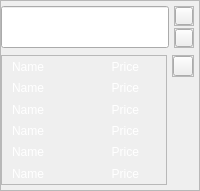
         <widget class="QFrame" name="box_7">
          <property name="frameShape">
           <enum>QFrame::StyledPanel</enum>
          </property>
          <property name="frameShadow">
           <enum>QFrame::Raised</enum>
          </property>
          <layout class="QVBoxLayout" name="verticalLayout_38" stretch="1,6">
           <property name="spacing">
            <number>7</number>
           </property>
           <property name="leftMargin">
            <number>0</number>
           </property>
           <property name="topMargin">
            <number>0</number>
           </property>
           <property name="rightMargin">
            <number>0</number>
           </property>
           <property name="bottomMargin">
            <number>0</number>
           </property>
           <item>
            <layout class="QHBoxLayout" name="horizontalLayout_38" stretch="11,1">
             <property name="spacing">
              <number>5</number>
             </property>
             <property name="topMargin">
              <number>5</number>
             </property>
             <item>
              <widget class="QLineEdit" name="input_7">
               <property name="sizePolicy">
                <sizepolicy hsizetype="Preferred" vsizetype="Preferred">
                 <horstretch>0</horstretch>
                 <verstretch>0</verstretch>
                </sizepolicy>
               </property>
               <property name="minimumSize">
                <size>
                 <width>0</width>
                 <height>0</height>
                </size>
               </property>
               <property name="maximumSize">
                <size>
                 <width>16777215</width>
                 <height>123123</height>
                </size>
               </property>
               <property name="contextMenuPolicy">
                <enum>Qt::DefaultContextMenu</enum>
               </property>
               <property name="styleSheet">
                <string notr="true">border-image: url(:/newPrefix/New/blank.gif);
color: rgb(255, 255, 255);
font: 63 16pt &quot;Lato SemiBold&quot;;</string>
               </property>
               <property name="alignment">
                <set>Qt::AlignCenter</set>
               </property>
              </widget>
             </item>
             <item>
              <layout class="QVBoxLayout" name="verticalLayout_39" stretch="1,1">
               <property name="spacing">
                <number>2</number>
               </property>
               <property name="rightMargin">
                <number>5</number>
               </property>
               <property name="bottomMargin">
                <number>0</number>
               </property>
               <item>
                <widget class="QFrame" name="gotolink_frame_7">
                 <property name="enabled">
                  <bool>true</bool>
                 </property>
                 <property name="sizePolicy">
                  <sizepolicy hsizetype="Preferred" vsizetype="Preferred">
                   <horstretch>0</horstretch>
                   <verstretch>0</verstretch>
                  </sizepolicy>
                 </property>
                 <property name="minimumSize">
                  <size>
                   <width>20</width>
                   <height>20</height>
                  </size>
                 </property>
                 <property name="maximumSize">
                  <size>
                   <width>123123</width>
                   <height>123123</height>
                  </size>
                 </property>
                 <property name="autoFillBackground">
                  <bool>false</bool>
                 </property>
                 <property name="styleSheet">
                  <string notr="true"/>
                 </property>
                 <property name="frameShape">
                  <enum>QFrame::StyledPanel</enum>
                 </property>
                 <property name="frameShadow">
                  <enum>QFrame::Raised</enum>
                 </property>
                 <layout class="QHBoxLayout" name="horizontalLayout_39">
                  <property name="spacing">
                   <number>0</number>
                  </property>
                  <property name="leftMargin">
                   <number>0</number>
                  </property>
                  <property name="topMargin">
                   <number>0</number>
                  </property>
                  <property name="rightMargin">
                   <number>0</number>
                  </property>
                  <property name="bottomMargin">
                   <number>0</number>
                  </property>
                  <item>
                   <widget class="QPushButton" name="gotolink_btn_7">
                    <property name="sizePolicy">
                     <sizepolicy hsizetype="Preferred" vsizetype="Preferred">
                      <horstretch>0</horstretch>
                      <verstretch>0</verstretch>
                     </sizepolicy>
                    </property>
                    <property name="styleSheet">
                     <string notr="true">image: url(:/newPrefix/gotolink.png);
border-image: url(:/newPrefix/New/blank.gif);
</string>
                    </property>
                    <property name="text">
                     <string/>
                    </property>
                   </widget>
                  </item>
                 </layout>
                </widget>
               </item>
               <item>
                <widget class="QFrame" name="search_frame_7">
                 <property name="minimumSize">
                  <size>
                   <width>20</width>
                   <height>20</height>
                  </size>
                 </property>
                 <property name="maximumSize">
                  <size>
                   <width>123123</width>
                   <height>123123</height>
                  </size>
                 </property>
                 <property name="sizeIncrement">
                  <size>
                   <width>0</width>
                   <height>0</height>
                  </size>
                 </property>
                 <property name="styleSheet">
                  <string notr="true"/>
                 </property>
                 <property name="frameShape">
                  <enum>QFrame::StyledPanel</enum>
                 </property>
                 <property name="frameShadow">
                  <enum>QFrame::Raised</enum>
                 </property>
                 <property name="lineWidth">
                  <number>1</number>
                 </property>
                 <layout class="QHBoxLayout" name="horizontalLayout_40" stretch="0">
                  <property name="spacing">
                   <number>0</number>
                  </property>
                  <property name="sizeConstraint">
                   <enum>QLayout::SetDefaultConstraint</enum>
                  </property>
                  <property name="leftMargin">
                   <number>0</number>
                  </property>
                  <property name="topMargin">
                   <number>0</number>
                  </property>
                  <property name="rightMargin">
                   <number>0</number>
                  </property>
                  <property name="bottomMargin">
                   <number>0</number>
                  </property>
                  <item>
                   <widget class="QPushButton" name="search_btn_7">
                    <property name="sizePolicy">
                     <sizepolicy hsizetype="Preferred" vsizetype="Preferred">
                      <horstretch>0</horstretch>
                      <verstretch>0</verstretch>
                     </sizepolicy>
                    </property>
                    <property name="maximumSize">
                     <size>
                      <width>123123</width>
                      <height>123123</height>
                     </size>
                    </property>
                    <property name="styleSheet">
                     <string notr="true">image: url(:/newPrefix/New/search_gif.gif);
border-image: url(:/newPrefix/New/blank.gif);
</string>
                    </property>
                    <property name="text">
                     <string/>
                    </property>
                    <property name="iconSize">
                     <size>
                      <width>16</width>
                      <height>16</height>
                     </size>
                    </property>
                    <property name="autoRepeat">
                     <bool>true</bool>
                    </property>
                   </widget>
                  </item>
                 </layout>
                </widget>
               </item>
              </layout>
             </item>
            </layout>
           </item>
           <item>
            <layout class="QHBoxLayout" name="horizontalLayout_41" stretch="11,0">
             <property name="spacing">
              <number>5</number>
             </property>
             <property name="bottomMargin">
              <number>5</number>
             </property>
             <item>
              <widget class="QFrame" name="details_frame_7">
               <property name="styleSheet">
                <string notr="true">font: 87 12pt &quot;Lato Black&quot;;
color: rgb(255, 255, 255);</string>
               </property>
               <property name="frameShape">
                <enum>QFrame::StyledPanel</enum>
               </property>
               <property name="frameShadow">
                <enum>QFrame::Raised</enum>
               </property>
               <layout class="QHBoxLayout" name="horizontalLayout_42" stretch="4,1,1">
                <property name="spacing">
                 <number>0</number>
                </property>
                <property name="leftMargin">
                 <number>0</number>
                </property>
                <property name="topMargin">
                 <number>0</number>
                </property>
                <property name="rightMargin">
                 <number>0</number>
                </property>
                <property name="bottomMargin">
                 <number>0</number>
                </property>
                <item>
                 <layout class="QVBoxLayout" name="verticalLayout_40">
                  <property name="spacing">
                   <number>0</number>
                  </property>
                  <property name="leftMargin">
                   <number>10</number>
                  </property>
                  <item>
                   <widget class="QLabel" name="name_37">
                    <property name="styleSheet">
                     <string notr="true">background: transparent;</string>
                    </property>
                    <property name="text">
                     <string>Name</string>
                    </property>
                   </widget>
                  </item>
                  <item>
                   <widget class="QLabel" name="name_38">
                    <property name="styleSheet">
                     <string notr="true">background: transparent;</string>
                    </property>
                    <property name="text">
                     <string>Name</string>
                    </property>
                   </widget>
                  </item>
                  <item>
                   <widget class="QLabel" name="name_39">
                    <property name="styleSheet">
                     <string notr="true">background: transparent;</string>
                    </property>
                    <property name="text">
                     <string>Name</string>
                    </property>
                   </widget>
                  </item>
                  <item>
                   <widget class="QLabel" name="name_40">
                    <property name="styleSheet">
                     <string notr="true">background: transparent;</string>
                    </property>
                    <property name="text">
                     <string>Name</string>
                    </property>
                   </widget>
                  </item>
                  <item>
                   <widget class="QLabel" name="name_41">
                    <property name="styleSheet">
                     <string notr="true">background: transparent;</string>
                    </property>
                    <property name="text">
                     <string>Name</string>
                    </property>
                   </widget>
                  </item>
                  <item>
                   <widget class="QLabel" name="name_42">
                    <property name="styleSheet">
                     <string notr="true">background: transparent;</string>
                    </property>
                    <property name="text">
                     <string>Name</string>
                    </property>
                   </widget>
                  </item>
                 </layout>
                </item>
                <item>
                 <layout class="QVBoxLayout" name="verticalLayout_41">
                  <property name="spacing">
                   <number>0</number>
                  </property>
                  <item>
                   <widget class="QLabel" name="price_37">
                    <property name="styleSheet">
                     <string notr="true">background: transparent;</string>
                    </property>
                    <property name="text">
                     <string>Price</string>
                    </property>
                    <property name="alignment">
                     <set>Qt::AlignRight|Qt::AlignTrailing|Qt::AlignVCenter</set>
                    </property>
                   </widget>
                  </item>
                  <item>
                   <widget class="QLabel" name="price_38">
                    <property name="styleSheet">
                     <string notr="true">background: transparent;</string>
                    </property>
                    <property name="text">
                     <string>Price</string>
                    </property>
                    <property name="alignment">
                     <set>Qt::AlignRight|Qt::AlignTrailing|Qt::AlignVCenter</set>
                    </property>
                   </widget>
                  </item>
                  <item>
                   <widget class="QLabel" name="price_39">
                    <property name="styleSheet">
                     <string notr="true">background: transparent;</string>
                    </property>
                    <property name="text">
                     <string>Price</string>
                    </property>
                    <property name="alignment">
                     <set>Qt::AlignRight|Qt::AlignTrailing|Qt::AlignVCenter</set>
                    </property>
                   </widget>
                  </item>
                  <item>
                   <widget class="QLabel" name="price_40">
                    <property name="styleSheet">
                     <string notr="true">background: transparent;</string>
                    </property>
                    <property name="text">
                     <string>Price</string>
                    </property>
                    <property name="alignment">
                     <set>Qt::AlignRight|Qt::AlignTrailing|Qt::AlignVCenter</set>
                    </property>
                   </widget>
                  </item>
                  <item>
                   <widget class="QLabel" name="price_41">
                    <property name="styleSheet">
                     <string notr="true">background: transparent;</string>
                    </property>
                    <property name="text">
                     <string>Price</string>
                    </property>
                    <property name="alignment">
                     <set>Qt::AlignRight|Qt::AlignTrailing|Qt::AlignVCenter</set>
                    </property>
                   </widget>
                  </item>
                  <item>
                   <widget class="QLabel" name="price_42">
                    <property name="styleSheet">
                     <string notr="true">background: transparent;</string>
                    </property>
                    <property name="text">
                     <string>Price</string>
                    </property>
                    <property name="alignment">
                     <set>Qt::AlignRight|Qt::AlignTrailing|Qt::AlignVCenter</set>
                    </property>
                   </widget>
                  </item>
                 </layout>
                </item>
                <item>
                 <layout class="QVBoxLayout" name="verticalLayout_42">
                  <property name="spacing">
                   <number>0</number>
                  </property>
                  <item>
                   <widget class="QLabel" name="plat_icon_37">
                    <property name="sizePolicy">
                     <sizepolicy hsizetype="Preferred" vsizetype="Preferred">
                      <horstretch>0</horstretch>
                      <verstretch>0</verstretch>
                     </sizepolicy>
                    </property>
                    <property name="minimumSize">
                     <size>
                      <width>20</width>
                      <height>20</height>
                     </size>
                    </property>
                    <property name="styleSheet">
                     <string notr="true">image: url(:/newPrefix/PlatIcon.png); background: transparent;</string>
                    </property>
                    <property name="text">
                     <string/>
                    </property>
                   </widget>
                  </item>
                  <item>
                   <widget class="QLabel" name="plat_icon_38">
                    <property name="sizePolicy">
                     <sizepolicy hsizetype="Preferred" vsizetype="Preferred">
                      <horstretch>0</horstretch>
                      <verstretch>0</verstretch>
                     </sizepolicy>
                    </property>
                    <property name="minimumSize">
                     <size>
                      <width>20</width>
                      <height>20</height>
                     </size>
                    </property>
                    <property name="styleSheet">
                     <string notr="true">image: url(:/newPrefix/PlatIcon.png); background: transparent;</string>
                    </property>
                    <property name="text">
                     <string/>
                    </property>
                   </widget>
                  </item>
                  <item>
                   <widget class="QLabel" name="plat_icon_39">
                    <property name="sizePolicy">
                     <sizepolicy hsizetype="Preferred" vsizetype="Preferred">
                      <horstretch>0</horstretch>
                      <verstretch>0</verstretch>
                     </sizepolicy>
                    </property>
                    <property name="minimumSize">
                     <size>
                      <width>20</width>
                      <height>20</height>
                     </size>
                    </property>
                    <property name="styleSheet">
                     <string notr="true">image: url(:/newPrefix/PlatIcon.png); background: transparent;</string>
                    </property>
                    <property name="text">
                     <string/>
                    </property>
                   </widget>
                  </item>
                  <item>
                   <widget class="QLabel" name="plat_icon_40">
                    <property name="sizePolicy">
                     <sizepolicy hsizetype="Preferred" vsizetype="Preferred">
                      <horstretch>0</horstretch>
                      <verstretch>0</verstretch>
                     </sizepolicy>
                    </property>
                    <property name="minimumSize">
                     <size>
                      <width>20</width>
                      <height>20</height>
                     </size>
                    </property>
                    <property name="styleSheet">
                     <string notr="true">image: url(:/newPrefix/PlatIcon.png); background: transparent;</string>
                    </property>
                    <property name="text">
                     <string/>
                    </property>
                   </widget>
                  </item>
                  <item>
                   <widget class="QLabel" name="plat_icon_41">
                    <property name="sizePolicy">
                     <sizepolicy hsizetype="Preferred" vsizetype="Preferred">
                      <horstretch>0</horstretch>
                      <verstretch>0</verstretch>
                     </sizepolicy>
                    </property>
                    <property name="minimumSize">
                     <size>
                      <width>20</width>
                      <height>20</height>
                     </size>
                    </property>
                    <property name="styleSheet">
                     <string notr="true">image: url(:/newPrefix/PlatIcon.png); background: transparent;</string>
                    </property>
                    <property name="text">
                     <string/>
                    </property>
                   </widget>
                  </item>
                  <item>
                   <widget class="QLabel" name="plat_icon_42">
                    <property name="sizePolicy">
                     <sizepolicy hsizetype="Preferred" vsizetype="Preferred">
                      <horstretch>0</horstretch>
                      <verstretch>0</verstretch>
                     </sizepolicy>
                    </property>
                    <property name="minimumSize">
                     <size>
                      <width>20</width>
                      <height>20</height>
                     </size>
                    </property>
                    <property name="styleSheet">
                     <string notr="true">image: url(:/newPrefix/PlatIcon.png); background: transparent;</string>
                    </property>
                    <property name="text">
                     <string/>
                    </property>
                   </widget>
                  </item>
                 </layout>
                </item>
               </layout>
              </widget>
             </item>
             <item>
              <layout class="QVBoxLayout" name="verticalLayout_43" stretch="1,5">
               <property name="spacing">
                <number>0</number>
               </property>
               <property name="topMargin">
                <number>0</number>
               </property>
               <property name="rightMargin">
                <number>5</number>
               </property>
               <item>
                <widget class="QFrame" name="order_frame_7">
                 <property name="minimumSize">
                  <size>
                   <width>0</width>
                   <height>0</height>
                  </size>
                 </property>
                 <property name="maximumSize">
                  <size>
                   <width>4044</width>
                   <height>4444</height>
                  </size>
                 </property>
                 <property name="sizeIncrement">
                  <size>
                   <width>0</width>
                   <height>0</height>
                  </size>
                 </property>
                 <property name="styleSheet">
                  <string notr="true"/>
                 </property>
                 <property name="frameShape">
                  <enum>QFrame::StyledPanel</enum>
                 </property>
                 <property name="frameShadow">
                  <enum>QFrame::Raised</enum>
                 </property>
                 <layout class="QVBoxLayout" name="verticalLayout_80">
                  <property name="spacing">
                   <number>0</number>
                  </property>
                  <property name="leftMargin">
                   <number>0</number>
                  </property>
                  <property name="topMargin">
                   <number>0</number>
                  </property>
                  <property name="rightMargin">
                   <number>0</number>
                  </property>
                  <property name="bottomMargin">
                   <number>0</number>
                  </property>
                  <item>
                   <widget class="QPushButton" name="order_btn_7">
                    <property name="sizePolicy">
                     <sizepolicy hsizetype="Preferred" vsizetype="Preferred">
                      <horstretch>0</horstretch>
                      <verstretch>0</verstretch>
                     </sizepolicy>
                    </property>
                    <property name="maximumSize">
                     <size>
                      <width>20</width>
                      <height>20</height>
                     </size>
                    </property>
                    <property name="styleSheet">
                     <string notr="true">image: url(:/newPrefix/New/coins.png);
border-image: url(:/newPrefix/New/blank.gif);
</string>
                    </property>
                    <property name="text">
                     <string/>
                    </property>
                    <property name="iconSize">
                     <size>
                      <width>16</width>
                      <height>16</height>
                     </size>
                    </property>
                    <property name="autoRepeat">
                     <bool>true</bool>
                    </property>
                   </widget>
                  </item>
                 </layout>
                </widget>
               </item>
               <item>
                <spacer name="verticalSpacer_13">
                 <property name="orientation">
                  <enum>Qt::Vertical</enum>
                 </property>
                 <property name="sizeType">
                  <enum>QSizePolicy::Expanding</enum>
                 </property>
                 <property name="sizeHint" stdset="0">
                  <size>
                   <width>0</width>
                   <height>0</height>
                  </size>
                 </property>
                </spacer>
               </item>
              </layout>
             </item>
            </layout>
           </item>
          </layout>
         </widget>
